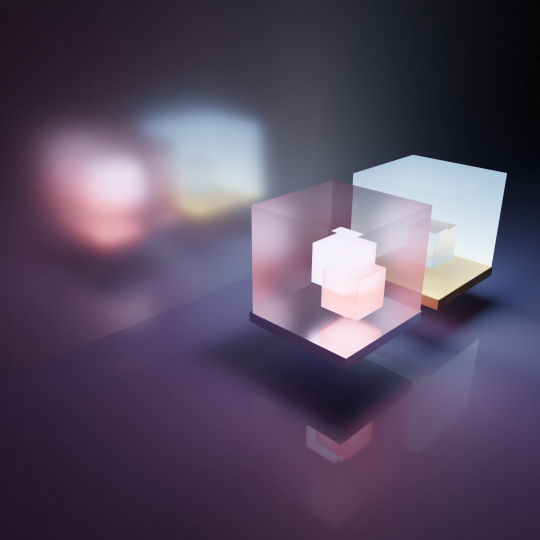
#> input picture L02_filtering/light_cubes_sm.png, 540 x 540 px
$ jupyter execute --allow-errors L02B_python_convolutions.ipynb   (older library calls are emulated)
#> lines starting #> are read from the running program, lines starting #| are printed output that depends on the picture
# L02B: Convolutions & Filters

## 1D Data

As a simple exercise to familiarize ourselves with numpy and scipy, we will be taking a look at a few different implementations of the Convolution in 1D and implement a couple of simple filters to experiment with.

1. I have provided you with two example 1D convolution functions—one using Numpy and one using the built-in Scipy function—that perform the same operation. Run the code below and try to understand what it's doing. It generates a simple "identity kernel" and applies it (via a convolution) to a noisy example signal.
2. Write the function `get_box_filter`, which should return a kernel. How does the filtered signal change as the width increases. You may find it helpful to know that `np.ones((N))` returns a 1D array of 1's of length N.
3. Write the function `get_gaussian_filter`. Element of the filter is proportional to $\exp(-d^2/(2 \sigma^2))$, where $d$ is the distance (in pixels) from the center of the filter. The function `np.exp` implements the exponential function, and will be helpful here. If you're not as familiar with it, the Gaussian filter comes up in a number of applications in Physics, mathematics, and probability (as the [Bell Curve](https://en.wikipedia.org/wiki/Normal_distribution)).

[cell 1]
import numpy as np
import scipy.signal
import matplotlib.pyplot as plt

def convolve_np(signal, filt):
    """Apply the convolution via numpy."""
    out = np.zeros_like(signal)
    fsize = filt.shape[0]
    # The convolution flips the filter before applying it
    filt_reversed = np.flip(filt)
    for iS in range(signal.shape[0]-fsize+1):
        # We can use the dot product to compute the output
        out[iS] = np.dot(signal[iS:iS+fsize], filt_reversed)
    # Remove entries in 'out' that were not set
    out = out[:1-filt.shape[0]]
    return out

def convolve_sp(sigal, filt):
    """Apply the convolution via scipy."""
    return scipy.signal.convolve(signal, filt, mode='valid')

def get_identity_filter(filter_width):
    """Perhaps a silly function. Returns an identity filter of size specified by filter_width."""
    # Width must be an odd number
    assert filter_width % 2 == 1
    kernel = np.zeros((filter_width))
    kernel[filter_width//2] = 1
    return kernel

def get_box_filter(filter_width):
    """Return a box filter kernel of size 'filter_width'."""
    raise NotImplementedError("Box (mean) filter not implemented yet.")

def get_gaussian_filter(filter_width, sigma):
    """Return a gaussian filter kernel of size 'filter_width' and given 'sigma'."""
    raise NotImplementedError("Gaussian filter not implemented yet.")

def compute_example_signal(length=256, step_width=64):
    """Compue and return an example signal."""
    step_center = length//2
    x = np.arange(length) - step_center
    signal = (np.abs(x) < step_width/2).astype(np.float)
    # Add noise to the signal
    signal += np.random.normal(scale=0.05, size=signal.shape)
    return signal

def filter_and_plot(signal, kernel, name=None):
    """Helper plotting function for visualizing application of a filter kernel."""
    plt.figure(figsize=(12, 4), dpi=300)
    plt.subplot(1, 3, 1)
    plt.plot(signal)
    plt.title('Base Signal')

    plt.subplot(1, 3, 2)
    plt.plot(kernel, 'o')
    plt.title('Kernel')

    plt.subplot(1, 3, 3)
    csignal = convolve_np(signal, kernel)
    plt.plot(csignal)
    csignal = convolve_sp(signal, kernel)
    plt.plot(csignal)

    if name is not None:
        plt.title(name)

## Main code to be run.

# Compute an example signal
signal = compute_example_signal()

# Apply the convolution to the signal and plot
filter_and_plot(signal, get_identity_filter(5), 'Identity Filter')

#> (the rest of this cell did not finish here and is left out)

## 2D Image Data

Next, you will be working with an example image I have provided and extending these operations to work in two-dimeansions. Run the example below and observe the results. **If you have additional time, try to extend the Gaussian Filter you implemented above to work in 2D and apply it the image.**

[cell 2]
import numpy as np
import matplotlib.pyplot as plt
from PIL import Image

def load_image(filepath):
    """Loads an image into a numpy array.
    Note: image will have 3 color channels [r, g, b]."""
#> called with filepath = 'light_cubes_sm.png'
    img = Image.open(filepath)
#> img is the input picture: PIL image 540x540 RGB; mean R, G, B 87.4, 76, 96.9
    return (np.asarray(img).astype(np.float)/255)[:, :, :3]

# Load the image and select the red channel.
image = load_image("light_cubes_sm.png")[:, :, 0]
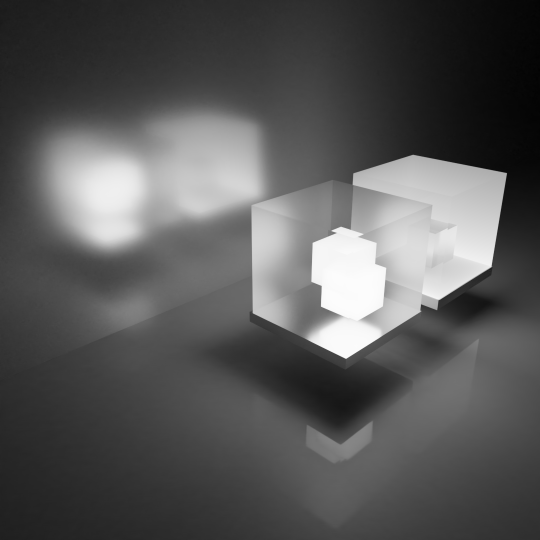
#> image: shape (540, 540) float64; min 0.00784, max 0.988, mean 0.343
fig = plt.figure(figsize=(3, 3), dpi=300)
plt.imshow(image, cmap='gray')

# Compute kernel (and normalize)
mean_filter_kernel = np.ones((25, 25))
mean_filter_kernel /= mean_filter_kernel.sum()

# Apply filter and plot
filtered_image = scipy.signal.convolve2d(image, mean_filter_kernel, 'valid')
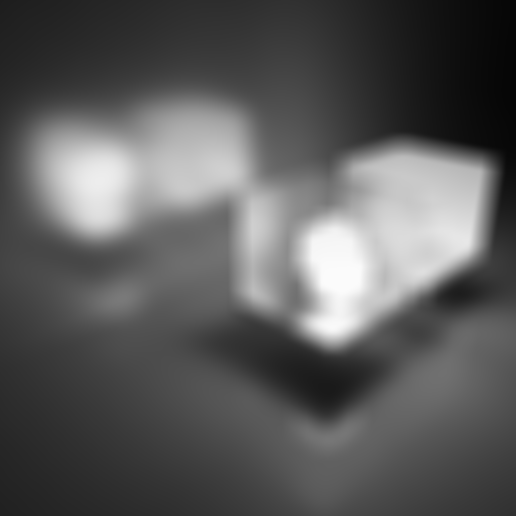
#> filtered_image: shape (516, 516) float64; min 0.0212, max 0.988, mean 0.359
fig = plt.figure(figsize=(3, 3), dpi=300)
plt.imshow(filtered_image, cmap='gray')

None
